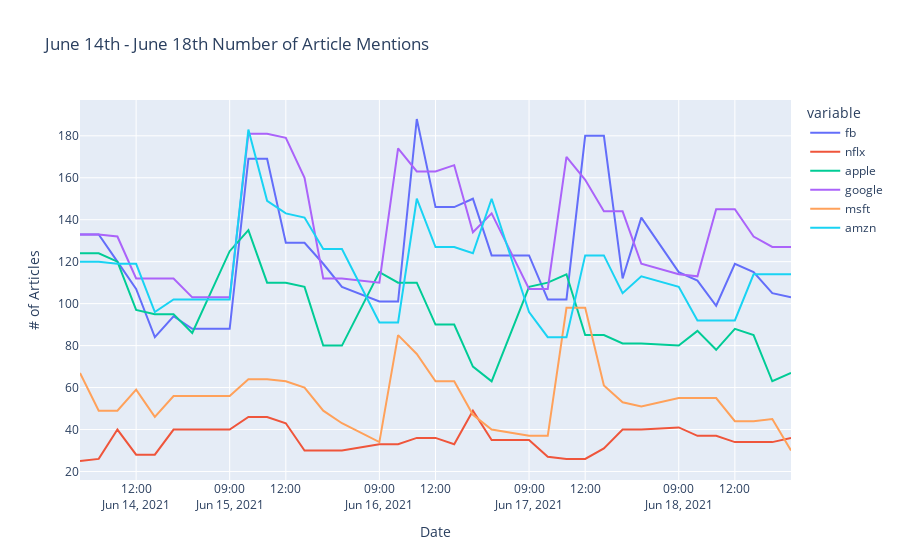

Write notebook code for a chart like this one.
### Code cell
import plotly.express as px
fig = px.line(all_res.iloc[:35], x=all_res.index[:35], y=['fb', 'nflx', 'apple', 'google', 'msft', 'amzn'],
                 title="June 14th - June 18th Number of Article Mentions")
fig.update_xaxes(
    rangebreaks=[
        dict(bounds=[17, 9], pattern="hour"), #hide hours outside of 9am-5pm
    ]
)
fig.update_layout(

    xaxis_title="Date",
    yaxis_title="# of Articles")

fig.show()
